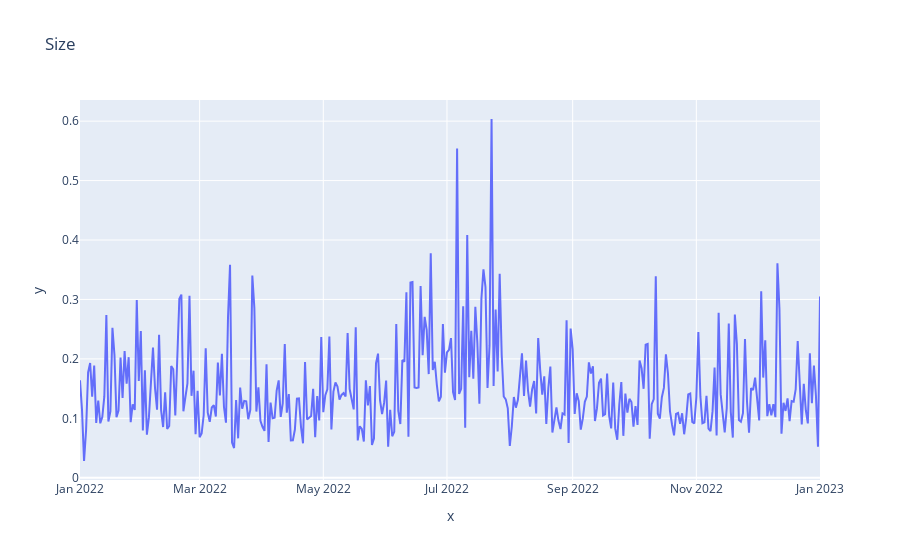

The code cell stored with this chart in its notebook:
### Markdown cell above
The above graph shows the scatter plot of correlation between NEOs size and close approach distance. We can see they have little correlation.

### Code cell
# Interactive visualizations

fig = px.line( y=df_NEO_size_day_mean, x=df_NEO_size_day_mean.index,title='Size')
fig.show()

### Figure 1 — Plotly figure (JSON) as saved in the notebook; plotly's stock layout.template omitted (floating-point values rounded to 4 significant figures; data arrays with more than 128 entries replaced by an {"elided": "..."} marker saying what was removed)
{"data": [{"hovertemplate": "x=%{x}<br>y=%{y}<extra></extra>", "legendgroup": "", "line": {"color": "#636efa", "dash": "solid"}, "marker": {"symbol": "circle"}, "mode": "lines", "name": "", "orientation": "v", "showlegend": false, "type": "scatter", "x": {"elided": "366 str values"}, "xaxis": "x", "y": {"elided": "366 float values"}, "yaxis": "y"}], "layout": {"legend": {"tracegroupgap": 0}, "title": {"text": "Size"}, "xaxis": {"anchor": "y", "domain": [0, 1], "title": {"text": "x"}}, "yaxis": {"anchor": "x", "domain": [0, 1], "title": {"text": "y"}}}}
